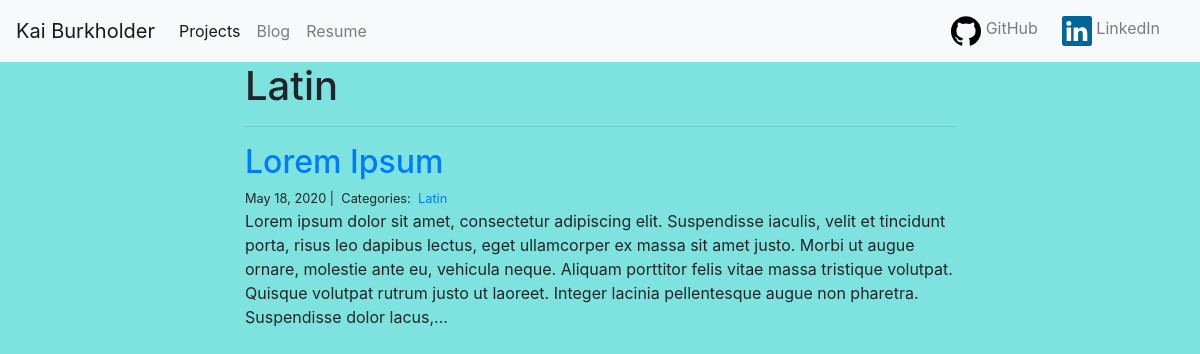
Page /blog/Latin/ on the committed database.
### blog/models.py (models this page shows)
class Category(models.Model):
    name = models.CharField(max_length=20)

class Post(models.Model):
    title = models.CharField(max_length=250)
    body = models.TextField()
    created_on = models.DateTimeField(auto_now_add=True)
    last_modified = models.DateTimeField(auto_now=True)
    categories = models.ManyToManyField('Category', related_name='posts') #Creates relationship between Post and Category

### blog/views.py (the view)
# urls.py: path("<category>/", views.blog_category, name="blog_category"),
def blog_category(request, category):
    posts = Post.objects.filter(categories__name__contains=category).order_by('-created_on')
    context = {
        "category": category,
        "posts": posts
    }
    return render(request, "blog/blog_category.html", context)

### blog/templates/blog/blog_category.html
{% extends "base.html" %}
{% block page_content %}
<div class="col-md-8 offset-md-2">
    <h1>{{ category | title }}</h1>
    <hr>
    {% for post in posts %}
        <h2><a href="{% url 'blog_detail' post.pk%}">{{ post.title }}</a></h2>
        <small>
            {{ post.created_on.date }} |&nbsp;
            Categories:&nbsp;
            {% for category in post.categories.all %}
                <a href="{% url 'blog_category' category.name %}">
                {{ category.name }}
                </a>&nbsp;
            {% endfor %}
        </small>
        <p>{{ post.body | slice:":400" }}...</p>
    {% endfor %}
</div>
{% endblock %}

### rows in the picture
Category: name "Latin"
Post: title "Lorem Ipsum", created_on "May 18, 2020", body "Lorem ipsum dolor sit amet, consectetur adipiscing elit. Suspendisse iaculis, velit et tincidunt porta, risus leo dapibus lectus, eget ullamcorper ex massa sit amet justo. Morbi ut augue ornare, molestie ante eu, vehicula neque. Aliquam porttitor felis vitae massa tristique volutpat. Quisque volutpat rutrum justo ut laoreet. Integer lacinia pellentesque augue non pharetra. Suspendisse dolor lacus,"
